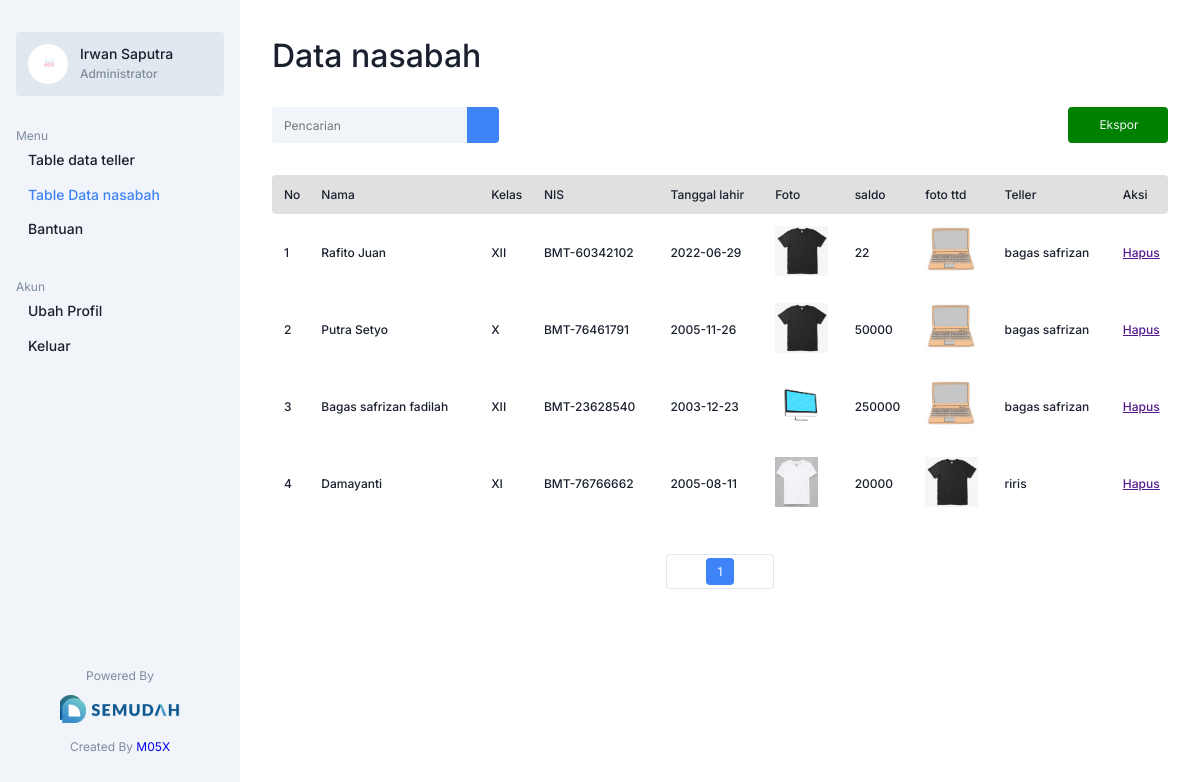
Page /Admin/data-nasabah.php (signed in) on the committed database.
### tables this page shows
CREATE TABLE `rekening` (
  `id_nasabah` int(11) NOT NULL,
  `nama` varchar(255) NOT NULL,
  `no_rekening` varchar(255) NOT NULL,
  `pin` varchar(255) NOT NULL,
  `saldo` int(11) NOT NULL,
  `tanggal_pembuatan` timestamp NOT NULL DEFAULT CURRENT_TIMESTAMP ON UPDATE CURRENT_TIMESTAMP,
  `teller` varchar(255) NOT NULL,
  `foto` varchar(255) NOT NULL,
  `kelas` varchar(255) NOT NULL,
  `nis` int(11) NOT NULL,
  `tanggal_lahir` date NOT NULL,
  `ibu` varchar(255) NOT NULL,
  `tanggal_ibu` date NOT NULL,
  `pertanyaan` varchar(255) NOT NULL,
  `jawaban` varchar(255) NOT NULL,
  `foto_ttd` varchar(255) NOT NULL
);

### Admin/data-nasabah.php (the view, shortened to what this page needs)
<!DOCTYPE html>
<html lang="en">
<head>
    <link rel="stylesheet" href="../assets/css/riwayat-persuratan.css">
</head>
<body>
    <section class="sidebar">
        <div class="menu">
            <div class="profile">
                <div class="gambar">
                    <img src="../assets/img_admin/<?= $_SESSION["foto"]; ?>" alt="">
                </div>
                <div class="nama">
                <p>
                        <?= $_SESSION["nama"]; ?> <br>
                        <span><?= $_SESSION["role"]; ?></span>
                    </p>
                </div>
            </div>
            <ul>
                <p>Menu</p>
                <a href="data-teller.php">
                    <li>
                        Table data teller
                    </li>
                </a>
                <a href="data-nasabah.php">
                    <li class="side-active">
                        Table Data nasabah
                    </li>
                </a>
                <a href="">
                    <li>
                        Bantuan
                    </li>
                </a>
            </ul>
            <ul>
                <p>Akun</p>
                <a href="ubah-profil.php">
                    <li>
                        Ubah Profil
                    </li>
                </a>
                <a href="../assets/functions/logout.php" onclick="return confirm('Anda ingin keluar?');">
                    <li>
                        Keluar
                    </li>
                </a>
            </ul>
        </div>
        <div class="copyright">
            <p>Powered By</p>
            <img src="../assets/image/logo-semudah.png" alt="">
            <p>Created By <a href="https://muhamadasaddullah.github.io/">M05X</a></p>
        </div>
    </section>
    <main>
        <section>
        <div class="container">
            <p class="title">Data nasabah</p>
            <div class="navi">
                <form action="" method="post" class="cari">
                    <input type="text" name="keyword" class="input-cari" placeholder="Pencarian">
                    <button type="submit" name="cari">
                    </button>
                </form>
                <a href="../assets/functions/ekspor-surat.php">
                    <button class="btn-ekspor" target="_blank">
                        Ekspor
                    </button>
                </a>
            </div>
            <div class="table">
            <table>
                <thead>
                    <tr>
                    <th style="background-color:#e0e0e0;">No</th>
                    <th style="background-color:#e0e0e0;" class="divisi">Nama</th>
                    <th style="background-color:#e0e0e0;" class="tanggal">Kelas</th>
                    <th style="background-color:#e0e0e0;" class="kodesurat">NIS</th>
                    <th style="background-color:#e0e0e0;" class="nosurat">Tanggal lahir</th>
                    <th style="background-color:#e0e0e0;" class="ket">Foto</th>
                    <th style="background-color:#e0e0e0;" class="ket">saldo</th>
                    <th style="background-color:#e0e0e0;" class="ket">foto ttd</th>
                    <th style="background-color:#e0e0e0;" class="ket">Teller</th>
                    <th style="background-color:#e0e0e0;" class="tabel-aksi">Aksi</th>
                    </tr>
                </thead>
                <tbody>
                    <?php
                    include '../assets/functions/function.php';
                    $jumlahdataperhalaman = 100;
                    $jumlahdata = mysqli_num_rows(mysqli_query($conn, "SELECT * FROM rekening"));
                    $jumlahhalaman = ceil($jumlahdata / $jumlahdataperhalaman);
                    $halamanaktif = ( isset($_GET["halaman"]) ) ? $_GET["halaman"] : 1;
                    $awaldata = ( $jumlahdataperhalaman * $halamanaktif ) - $jumlahdataperhalaman;
                    $no = 1;
                    $data = mysqli_query($conn, "SELECT * FROM rekening ORDER BY id_nasabah DESC LIMIT $awaldata, $jumlahdataperhalaman");
                    while($d = mysqli_fetch_array($data)) {
                    ?>
                    <tr>
                        <td><?= $no++; ?></td>
                        <td class="divisi">
                            <?= $d["nama"]; ?>
                        </td>
                        <td ><?= $d["kelas"]; ?></td>
                        <td ><?= $d["no_rekening"]; ?></td>
                        <td ><?=  $d["tanggal_lahir"]; ?></td>
                        <td > <img height="50px" src="../assets/img_nasabah/<?= $d["foto"]; ?>" alt=""> </td>
                        <td ><?= $d["saldo"]; ?></td>
                        <td > <img height="50px" src="../assets/img_tandatangan_nasabah/<?= $d["foto_ttd"]; ?>" alt=""> </td>
                        <td ><?= $d["teller"]; ?></td>
                        <td >
                            <a href="" class="btn-ubah">Hapus</a>
                        </td>
                    </tr>
                    <?php
                    }
                    ?>
                </tbody>
            </table>
            </div>
            <div class="halaman">
                <div class="kembali">
                </div>
                <div class="no-halaman">
                    <?php for( $i = 1; $i <= $jumlahhalaman; $i++ ) : ?>
                        <?php if( $i == $halamanaktif ) : ?>
                            <a href="?halaman=<?= $i; ?>" class="halamanaktif"><?= $i; ?></a>
                        <?php else : ?>
                            <a href="?halaman=<?= $i; ?>"><?= $i; ?></a>
                        <?php endif; ?>
                    <?php endfor; ?>
                </div>
                <div class="lanjut">
                </div>
            </div>
        </div>
        </section>
    </main>
</body>
</html>

### rows in the picture
rekening: nama "Rafito Juan", kelas "XII", no_rekening "BMT-60342102", tanggal_lahir "2022-06-29", foto (picture), saldo "22", foto_ttd (picture), teller "bagas safrizan"
rekening: nama "Putra Setyo", kelas "X", no_rekening "BMT-76461791", tanggal_lahir "2005-11-26", foto (picture), saldo "50000", foto_ttd (picture), teller "bagas safrizan"
rekening: nama "Bagas safrizan fadilah", kelas "XII", no_rekening "BMT-23628540", tanggal_lahir "2003-12-23", foto (picture), saldo "250000", foto_ttd (picture), teller "bagas safrizan"
rekening: nama "Damayanti", kelas "XI", no_rekening "BMT-76766662", tanggal_lahir "2005-08-11", foto (picture), saldo "20000", foto_ttd (picture), teller "riris"

### other values in the picture
$_SESSION["nama"] "Irwan Saputra"
$_SESSION["role"] "Administrator"
